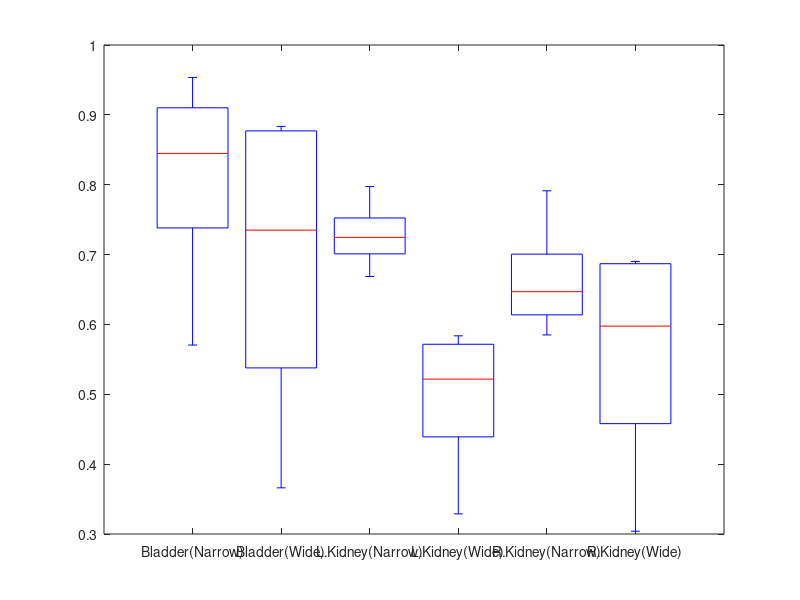

The MATLAB script that drew this image: (Note: this script raises an error after producing the figure.)
bn= [0.5705,0.794,0.9536,0.8956]';
ln=	[0.6686,0.7118,0.7374,0.7974]';
rn= [0.7913,0.6704,0.6233,0.585]';

bw=	[0.595,0.8835,0.8749,0.3661]';
lw= [0.5837,0.5676,0.4758,0.3288]';
rw= [0.6858,0.6902,0.5093,0.304]';


%%
boxplot([bn,bw,ln,lw,rn,rw],'Labels',{'Bladder(Narrow)','Bladder(Wide)'...
    ,'L.Kidney(Narrow)','L.Kidney(Wide)','R.Kidney(Narrow)','R.Kidney(Wide)'});

%%
[p1,h1] = signrank(bn,bw)
%%
[p,h] = signrank(ln,lw)
%%
[p1,h1] = signrank(rn,rw)

%%
[p1,h1] = ranksum(wn,ww)

%%
map = [0, 0, 0
    0.1, 0.5, 0.8
    0.2, 0.7, 0.6
    0.8, 0.7, 0.3
    0.9, 0.9, 0];
out = Imap2;
out(Imap2 == 4) = 0;
%imagesc(out(110:290,150:330,200)');
%imagesc(out(260:370,250:360,73)');
imagesc(out(:,:,200)');

axis tight equal off
colormap(map)
caxis([0 4])

%%
imagesc(wM3E1(260:370,250:360,73)');
axis tight equal off
caxis([0 0.7])
colormap(gray)

%%
map = [0, 0, 0
    0.1, 0.5, 0.8
    0.2, 0.7, 0.6
    0.8, 0.7, 0.3
    0.9, 0.9, 0];
out = Imap2;
out(Imap2 == 4) = 0;
imagesc(out(100:290,150:340,200)');
%imagesc(out(:,:,200)');
axis tight equal off
caxis([0 4])
colormap(map);

%%
Mouse_voxnum = [38516 227013 216702 12316284; ...
                130557 220659 244271 14620045;...
                276949, 204858, 185717, 13149164;...
                248592 246458 235185 12864228];

c = categorical({'Mouse1','Mouse2','Mouse3','Mouse4'});
bar(c,Mouse_voxnum);
ax = gca;
ax.YScale = 'log';
ax.FontName = 'Times New Roman';
ax.FontSize = 15;
legend('Bladder','L.kidney','R.kidney','Background')
legend('boxoff')

%%
JI = [0.65615	0.7108	0.640525	0.68125	0.72795	0.780225	0.714675	0.792625	0.7515	0.651375	0.7551	0.754075	0.810675	0.8012	0.762075	0.679875;...
 0.535725	0.5876	0.4558	0.41425	0.69125	0.667725	0.53565	0.703525	0.60895	0.400225	0.717325	0.70005	0.663975	0.722325	0.725425	0.488975;...
 0.58005	0.613375	0.505425	0.413025	0.62505	0.67695	0.653375	0.666775	0.70385	0.496825	0.65215	0.623875	0.66675	0.645125	0.63295	0.547325;...
 0.590641667	0.637258333	0.533916667	0.502841667	0.681416667	0.7083	0.634566667	0.720975	0.6881	0.516141667	0.708191667	0.692666667	0.7138	0.722883333	0.706816667	0.572058333];

bar(JI',0.8,'EdgeColor','none');

ax = gca;
ax.FontName = 'Times New Roman';
ax.FontSize = 12;
ax.XTickLabels = {'E1','E2','E3','E4','E1,2','E1,3','E1,4','E2,3','E2,4','E3,4','E1,2,3','E1,2,4','E1,3,4','E2,3,4','E1,2,3,4','Wide'};
ax.XTick = [1 2 3 4 5 6 7 8 9 10 11 12 13 14 15 16]; 
legend('Bladder','L.kidney','R.kidney','Background')
legend('boxoff')
ylim([0 1.0])
%%
temp = zeros([544 544]);
temp(M1GT(:,:,73) == 1) = 1;
v = [1,1];
contour(temp',v);
axis tight equal off
%%
slice = 130;
imagesc(M4E2(:,:,slice)');
axis tight equal off
caxis([0 0.7])
colormap(gray)
%%
slice = 200;
subplot(1,2,1)
imagesc(GC(110:290,150:340,slice)');
axis tight equal off
caxis([0 4])
colormap(map)

%%
imagesc(GT(:,:,slice)');
axis tight equal off
caxis([0 4])
colormap(map)

rectangle('Position',[110,150,180,180],'FaceColor','none','EdgeColor','r',...
    'LineWidth',2)
%270:380,210:320,
%%
slice = 215;
imagesc(GC(110:290,150:340,slice)');
axis tight equal off
caxis([0 4])
colormap(map)

hold on
temp = M3GT(110:290,150:340,slice);
temp(temp == 4) = 0;
v = [1,1];
contour(temp',v,'-r','LineWidth',2.0);
set(gca,'YDir','reverse')
axis tight equal off
%%
slice = 200;
imagesc(M1GT(110:300,155:345,slice)');
axis tight equal off
caxis([0 4])
colormap(map)

hold on
temp = GT(110:300,155:345,slice);
temp(temp == 4) = 0;
v = [1,1];
contour(temp',v,'-r','LineWidth',2.0);
set(gca,'YDir','reverse')

%%
Imap = load_raw('C:\Users\yourb\Desktop\new3\ImapM3.raw','*uint8');
%ImapW = load_raw('C:\Users\yourb\Desktop\new3\ImapWM4.raw','*uint8');
GC = load_raw('C:\Users\yourb\Desktop\new3\GC_Mouse3.raw','*uint8');
%GC2 = load_raw('C:\Users\yourb\Desktop\new3\GC2M4.raw','*uint8');
GT = M3GT;
Imap = reshape(Imap,siz); GC = reshape(GC,siz); 
%ImapW = reshape(ImapW,siz); GC2 = reshape(GC2,siz);
%Imap(Imap == 4) = 0;  GT(GT == 4) = 0;  ImapW(ImapW == 4) = 0;
%%
JI = CalcuJI(GC2,M2GT,3);
disp(JI)


%%
In = M3E1(Rkidmask); InGT = M3GT(Rkidmask);
mu = SRkid.mu; sigma = sqrt(SRkid.Sigma);
%mu = GMMMuRkid; sigma = sqrt(GMMSigmaRkid);

edge =[0 0:0.01:0.7 0.7];
xlim([0 0.7])

hold on
%histogram(In(InGT ==1),edge,'Normalization','pdf','EdgeAlpha',0.4,'FaceColor',[51 102 255]/255);
%histogram(In(InGT ==2),edge,'Normalization','pdf','EdgeAlpha',0.4,'FaceColor',[255 135 0]/255);
histogram(In(InGT ==3),edge,'Normalization','pdf','EdgeAlpha',0.4);
histogram(In(InGT ==4),edge,'Normalization','pdf','EdgeAlpha',0.4);


mutest = mu(1,1); sigtest = sigma(1,1,1);
y1 = pdf('Normal',edge,mutest,sigtest);
plot(edge,y1,'Color',[51 102 255]/255,'LineWidth',2)

mutest = mu(2,1); sigtest =  sigma(1,1,2);
y2 = pdf('Normal',edge,mutest,sigtest);
plot(edge,y2,'Color',[255 135 0]/255,'LineWidth',2)

mutest = mu(3,1); sigtest = sigma(1,1,3);
y3 = pdf('Normal',edge,mutest,sigtest);
plot(edge,y3,'Color',[255 255 0]/255,'LineWidth',2)